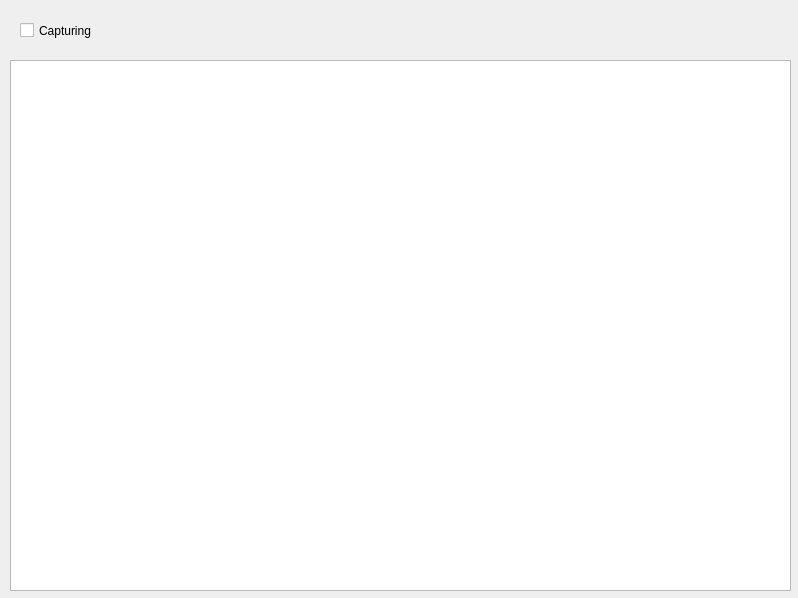
<?xml version="1.0" encoding="UTF-8"?>
<ui version="4.0">
 <class>Dialog</class>
 <widget class="QDialog" name="Dialog">
  <property name="geometry">
   <rect>
    <x>0</x>
    <y>0</y>
    <width>798</width>
    <height>598</height>
   </rect>
  </property>
  <property name="windowTitle">
   <string>Dialog</string>
  </property>
  <widget class="QTableWidget" name="tableWidget">
   <property name="geometry">
    <rect>
     <x>10</x>
     <y>60</y>
     <width>781</width>
     <height>531</height>
    </rect>
   </property>
  </widget>
  <widget class="QCheckBox" name="checkBox">
   <property name="geometry">
    <rect>
     <x>20</x>
     <y>20</y>
     <width>91</width>
     <height>21</height>
    </rect>
   </property>
   <property name="text">
    <string>Capturing</string>
   </property>
  </widget>
 </widget>
 <resources/>
 <connections/>
</ui>
